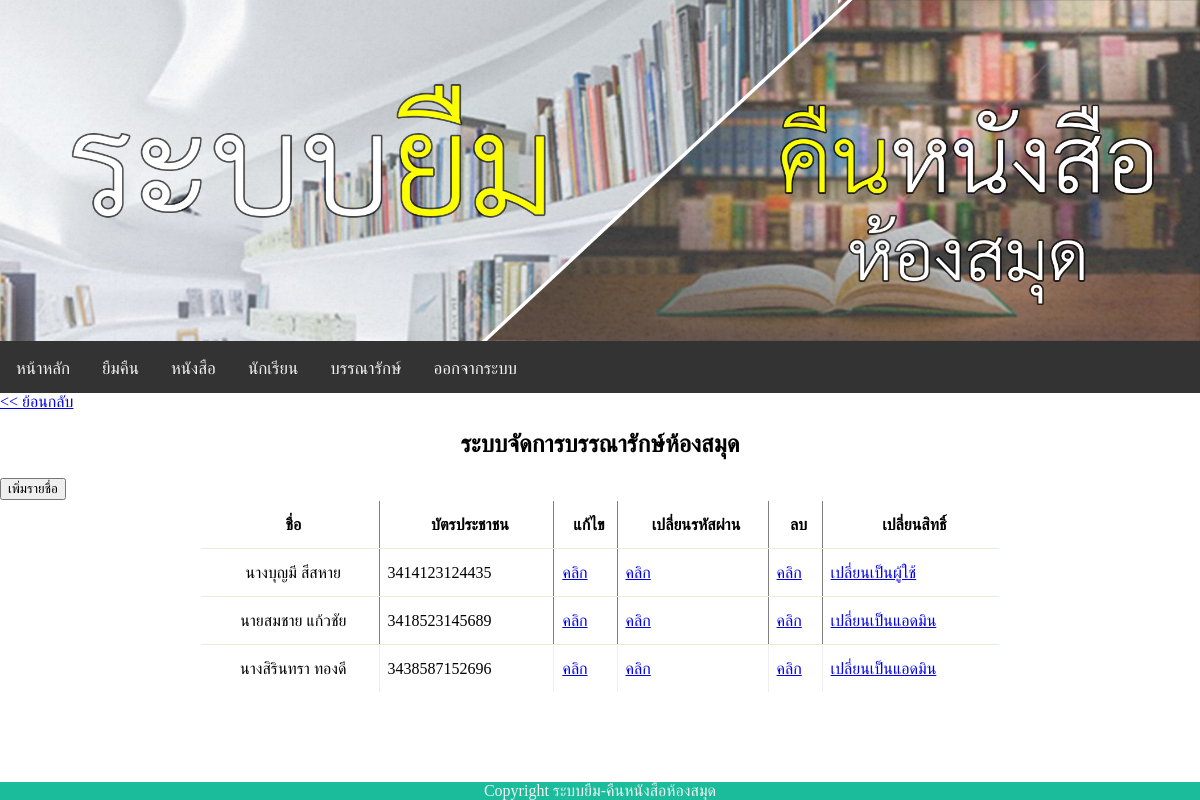
Screenshot of /librarian.php (signed in) with the database file from the repository.
### tables this page shows
CREATE TABLE `Librarian` (
  `LibrarianId` int(11) NOT NULL,
  `IDcard` varchar(13) NOT NULL,
  `username` varchar(90) NOT NULL,
  `password` text NOT NULL,
  `Name` text NOT NULL,
  `Address` text,
  `status` varchar(5) NOT NULL,
  `Phone` varchar(10) NOT NULL,
  `Gender` text NOT NULL
);

### check_admin.php (called while the page is built, shortened)
<?php
function is_admin() {
 if (isset($_COOKIE['status']))
 {
     if($_COOKIE['status']=="admin"){
   return true;
     }
     else{
         return false;
     }
}
else{
    return false;
}
}
?>

### config.php (called while the page is built, shortened)
<?php
$name_web="ระบบยืม-คืนหนังสือห้องสมุด";
?>

### librarian.php (the view, shortened to what this page needs)
<?php
require_once("config.php");
require_once("check_admin.php");
?>
<!DOCTYPE html>
<html>
<head>
    <link rel="stylesheet" type="text/css" media="screen" href="main.css" />
<?php include("js.php"); ?></head>
<body>
    <?php include('header_web.php');?>
    <?php include('nav.php');?>
    <main>
      <article>
        <h1 align="center">ระบบจัดการบรรณารักษ์ห้องสมุด</h1>
        <a href="./add_librarian.php"><button>เพิ่มรายชื่อ</button></a><br>
        <?php
        require("db.php");
	    $sql = "SELECT * FROM Librarian";
        $query = mysqli_query($con,$sql);
        $rowcount=mysqli_num_rows($query);
        if($rowcount== 0){
            echo "<br>ไม่มีรายชื่อนักเรียน";
         }
         else{
    ?>
    <table border="1">
        <tr>
        <th> <div align="center">ชื่อ</div></th>
        <th> <div align="center">บัตรประชาชน</div></th>
        <th> <div align="center">แก้ไข</div></th>
        <th> <div align="center">เปลี่ยนรหัสผ่าน</div></th>
        <th> <div align="center">ลบ</div></th>
        <th> <div align="center">เปลี่ยนสิทธิ์</div></th>
    </tr>
<?php
while($result=mysqli_fetch_array($query,MYSQLI_ASSOC))
{
    $right="";
    $text_right="";
    if($result["status"]=="admin"){
        $right="user";
        $text_right="เปลี่ยนเป็นผู้ใช้";
    }
    else{
        $right="admin";
        $text_right="เปลี่ยนเป็นแอดมิน";
    }
?>
  <tr>
    <td><div align="center"><?php echo $result["Name"];?></div></td>
    <td><?php echo $result["IDcard"];?></td>
    <td><a href="./edit_librarian.php?id=<?php echo $result["LibrarianId"];?>">คลิก</a></td>
    <td><a href="./edit_pass.php?id=<?php echo $result["LibrarianId"];?>">คลิก</a></td>
    <td><a href="./del_librarian.php?id=<?php echo $result["LibrarianId"];?>" onclick="return confirm('คุณแน่ใจว่าต้องการลบ ?')">คลิก</a></td>
    <td><a href="./change_admin.php?id=<?php echo $result["LibrarianId"];?>&right=<?php echo $right;?>" onclick="return confirm('คุณแน่ใจว่าต้องการ<?php echo $text_right;?> ?')">
    <?php echo $text_right;?>
</a></td>
  </tr>
<?php
}
}
?>
</table>
?><br>
    </article>
    </main>
    <?php include('footer_web.php');?>
</body>
</html>

### header_web.php
<header>
    <img src="9.png" class="responsive">
</header>

### nav.php (shortened to what this page needs)
<nav class="topnav" id="myTopnav">
      <a href="./">หน้าหลัก</a>
      <?php
      if (isset($_COOKIE['user']))
      {
        echo '<a href="student_id.php">ยืมคืน</a>';
        echo '<a href="book.php">หนังสือ</a>';
        echo '<a href="student.php">นักเรียน</a>';
        require_once("check_admin.php");
        if(is_admin()){
          echo '<a href="librarian.php">บรรณารักษ์</a>';
        }
        echo '<a href="logout.php">ออกจากระบบ</a>';
      }
      else{
        echo '<a href="login.php">เข้าสู่ระบบ</a>';
      }
      ?>
</nav>
<a href="javascript: history.go(-1)"><< ย้อนกลับ</a>

### footer_web.php
<br><br>
<footer>Copyright <?php echo $name_web;?></footer>

### main.css (style rules this page uses)
body { margin:0; padding:0; border:0; outline:0; }
footer { background-color: #1abc9c; text-align: center; color: #f2f2f2; position: fixed; left: 0; bottom: 0; width: 100%; }
table { border-spacing: 1; border-collapse: collapse; background: white; border-radius: 6px; overflow: hidden; max-width: 800px; width: 100%; margin: 0 auto; position: relative; }
table * { position: relative; }
table td, table th { padding-left: 8px; }
table tbody tr { height: 48px; border-bottom: 1px solid #E3F1D5; }
table tbody tr:last-child { border: 0; }
table td, table th { text-align: left; }
button { display:inline-block; padding:0.7em 1.4em; margin:0 0.3em 0.3em 0; border-radius:0.15em; box-sizing: border-box; text-decoration:none; font-family:'Roboto',sans-serif; text-transform:uppercase; font-weight:400; color:#FFFFFF; background-color:#3369ff; box-shadow:inset 0 -0.6em 0 -0.35em rgba(0,0,0,0.17); text-align:center; position:relative; }
.topnav { overflow: hidden; background-color: #333; }
.topnav a { float: left; display: block; color: #f2f2f2; text-align: center; padding: 14px 16px; text-decoration: none; font-size: 17px; }
.responsive { height: 60%; width: 100%; }
header { background-color: #333; }
article { width: 100%; background-size: 100% 100%; }

### rows the page displays
librarian: Name "นางบุญมี สีสหาย", IDcard "3414123124435", status "เปลี่ยนเป็นผู้ใช้"
librarian: Name "นายสมชาย แก้วชัย", IDcard "3418523145689", status "เปลี่ยนเป็นแอดมิน"
librarian: Name "นางสิรินทรา ทองดี", IDcard "3438587152696", status "เปลี่ยนเป็นแอดมิน"

### other values shown
$name_web "ระบบยืม-คืนหนังสือห้องสมุด"
